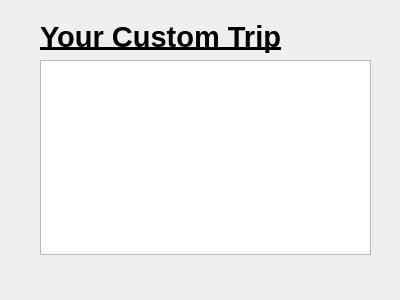
<?xml version="1.0" encoding="UTF-8"?>
<ui version="4.0">
 <class>ViewCustomTrip</class>
 <widget class="QDialog" name="ViewCustomTrip">
  <property name="geometry">
   <rect>
    <x>0</x>
    <y>0</y>
    <width>400</width>
    <height>300</height>
   </rect>
  </property>
  <property name="windowTitle">
   <string>Dialog</string>
  </property>
  <widget class="QWidget" name="layoutWidget">
   <property name="geometry">
    <rect>
     <x>40</x>
     <y>20</y>
     <width>331</width>
     <height>235</height>
    </rect>
   </property>
   <layout class="QVBoxLayout" name="verticalLayout">
    <item>
     <widget class="QLabel" name="label">
      <property name="font">
       <font>
        <pointsize>22</pointsize>
        <weight>75</weight>
        <bold>true</bold>
        <underline>true</underline>
       </font>
      </property>
      <property name="text">
       <string>Your Custom Trip</string>
      </property>
     </widget>
    </item>
    <item>
     <widget class="QListWidget" name="listWidget"/>
    </item>
   </layout>
  </widget>
 </widget>
 <resources/>
 <connections/>
</ui>
